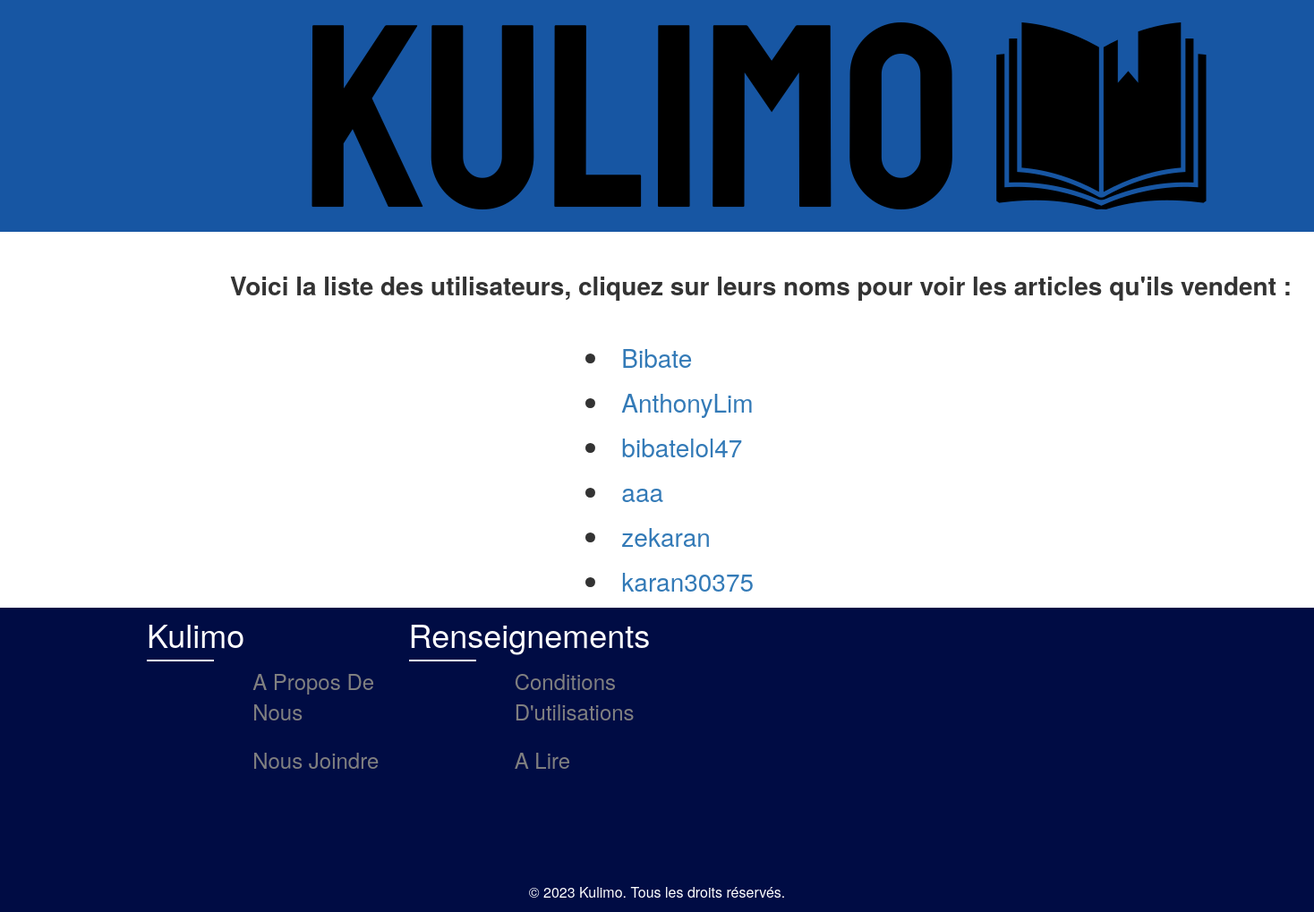
The page /profile_list/ (signed in) on the database as committed earlier.
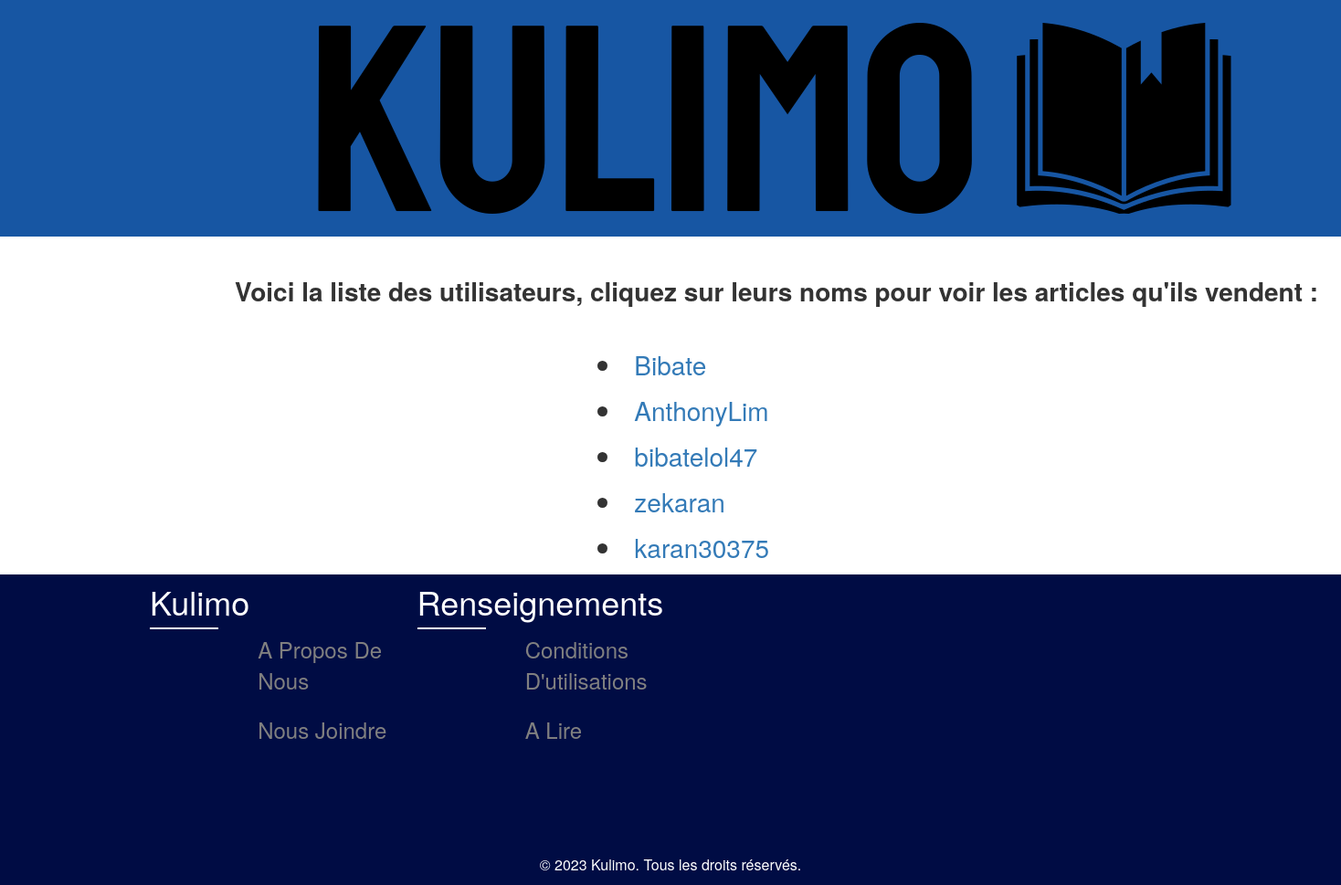
The same page on the database as committed later.
### accueil/models.py (models this page shows)
class Profile(models.Model):
    user = models.OneToOneField(User, on_delete=models.CASCADE)

### accueil/views.py (the view)
# urls.py: path("profile_list/", views.profile_list, name="profile_list"),
def profile_list(request):
    profiles = Profile.objects.exclude(user=request.user)
    return render(request, "profile_list.html", {"profiles": profiles}) # On affiche la template HTML de la page

### accueil/templates/profile_list.html (shortened to what this page needs)
{% load static %}
<!DOCTYPE html>
<head>
    <link rel="stylesheet" href="https://maxcdn.bootstrapcdn.com/bootstrap/3.4.1/css/bootstrap.min.css">
    <link rel="stylesheet" href="{% static './css/style.css' %}">
  </head>
{% block content %}
<div style="background-color: #1756a3;">
    <img style = "margin: 25px; align-items: center; padding-left: 22%; padding-right: 12%;" src = "{% static './img/logo.png' %}" class = "img-fluid">
</div>
<strong style="font-size: 200%; padding-left: 17.5%;">Voici la liste des utilisateurs, cliquez sur leurs noms pour voir les articles qu'ils vendent :</strong>
<div class="row test">
<div class = "col-md-4"></div>
<div class="col-md-3">
{% for profile in profiles %}
    <li><a href="{% url 'accueil:profile' profile.id %}">{{ profile.user.username }}</a></li>
{% endfor %}
</div>
<div class =" col-md-5" ></div>
</div>
{% endblock content %}
{% include "master.html" %}

Rows that differ between the two databases and show on the page:
removed Profile: user.username "aaa"
